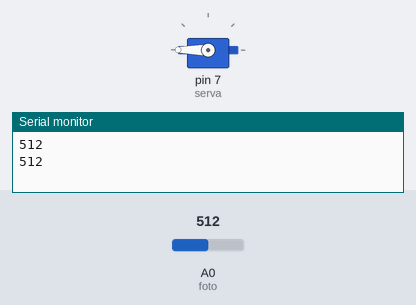
The sketch below on a simulated Arduino Uno, built with avr-gcc and run on an emulated ATmega328P. Parts: servo, the last lines printed to the serial monitor. The test bench sets the inputs (shaded band); at power-on: A0 (foto) = 512.

Above: at 1.3 s.
1.4 s: A0 (foto) set to 306
At 3.0 s:
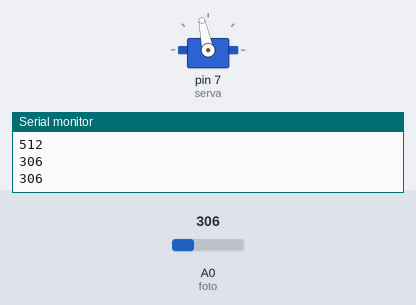
3.5 s: A0 (foto) set to 122
At 4.6 s:
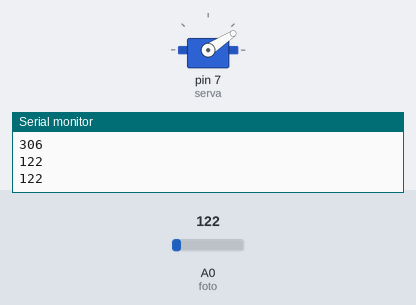
5.5 s: A0 (foto) set to 0
At 7.2 s:
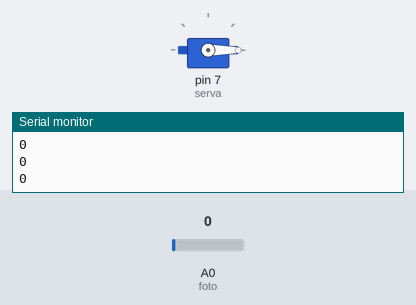
7.5 s: A0 (foto) set to 511
At 9.0 s:
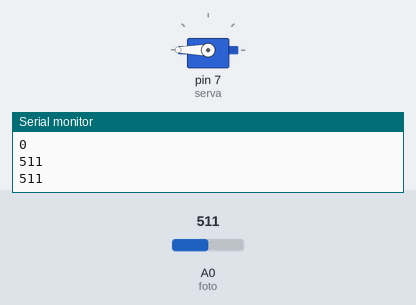
Timing chart, 0 to 10.5 s (numbered marks = the images above; inputs shaded):
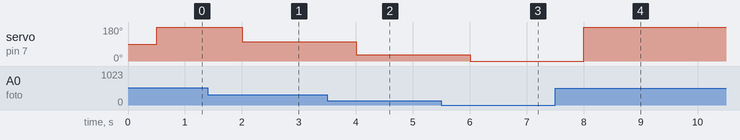

The sketch:

YPOK_11_1.ino
```cpp
// Урок 11 схема 1
#include <Servo.h>  //подключается библиотека для управления серводвигателем
Servo serv;   // Присваиваем серводвигателю имя serv
int serva = 7; //Определяется номер пина к которому подключен серводвигатель
int foto = A0; // определяется номер входа для фотодатчика
int val=0, ugol=90; //задаются начальные значения переменным
int svet=510, tma=34; // переменные, определяющие крайние границы освещенности ("светло" и "темно")

void setup()
{
 Serial.begin(9600); //запускается последовательный порт
 serv.attach(serva); // подсоединяется серводвигатель к назначенному выводу
 }
void loop()
{
 val = analogRead(foto);//считываются значения с фотодатчика
 delay (500); // задержка для ограничения частоты считывания
 Serial.println(val);  // вывод на последовательный порт значения с датчика
 ugol = map (val,tma,svet,0,180); // перевод значения с датчика в углы поворота серводвигателя
 serv.write(ugol); // поворот серводвигателя на полученный угол
}
```

Measured:
- after the input at 1.4 s, servo on pin 7 (serva): 180° → 102° after 0.60 s
- after the input at 3.5 s, servo on pin 7 (serva): 102° → 33° after 0.50 s
- after the input at 5.5 s, servo on pin 7 (serva): 33° → 0° after 0.51 s
- after the input at 7.5 s, servo on pin 7 (serva): 0° → 180° after 0.51 s
